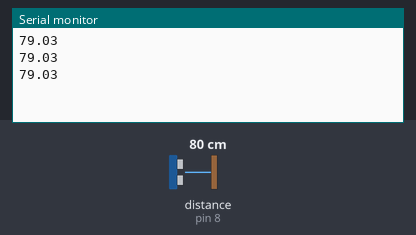
A sketch run on a simulated Arduino Uno, built with avr-gcc and run on an emulated ATmega328P. On the bench: the last lines printed to the serial monitor. Wiring (inferred from the names in the program): ultrasonic range finder: trigger pin 9; echo pin 8. Inputs (shaded band) come from the test bench; at power-on: distance to the obstacle (sensor on pin 8) 80 cm. The echo pulse lasts 58.3 µs per cm.

Above: at 1.3 s.
1.4 s: distance to the obstacle (sensor on pin 8) set to 2 cm
At 1.9 s:
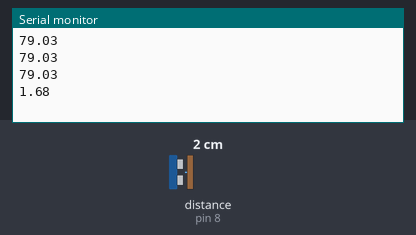
2.9 s: distance to the obstacle (sensor on pin 8) set to 4 cm
At 3.4 s:
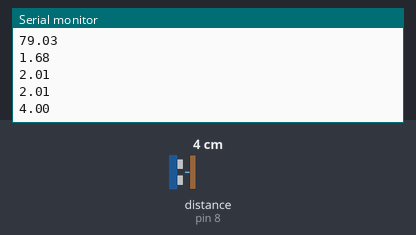
Timing chart, 0 to 5.9 s (numbered marks = the images above; inputs shaded):
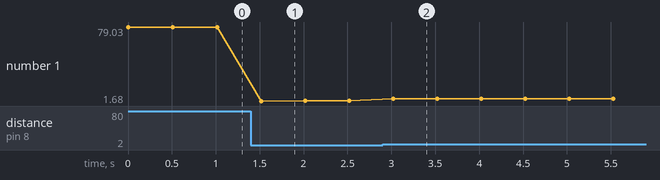

The sketch:

ultrasuoni.ino
```cpp
int pin_trig = 9; // pin TRIG (trigger)
int pin_echo = 8; // pin ECHO

void setup() {
  // inizializza la seriale su cui inviare i dati
  Serial.begin(9600);

  // configura il pin TRIG trigger ad output
  pinMode(pin_trig, OUTPUT);
  // configura in pin ECHO ad input
  pinMode(pin_echo, INPUT);
}

void loop() {
  // impulso di 10 microsecondi sul pin TRIG
  digitalWrite(pin_trig, HIGH);
  delayMicroseconds(10);
  digitalWrite(pin_trig, LOW);

  // Quando il sensore riceve un segnale su TRIG, esegue i seguenti passi, in ordine:
  // - trasmette un segnale acustico
  // - imposta ECHO ad HIGH
  // - attende finche' non riceve il segnale acustico riflesso
  // - imposta ECHO a LOW
  // La funzione pulseIn serve per misurare per quanto tempo ECHO rimane ad HIGH.
  float tempo_microsecondi = pulseIn(pin_echo, HIGH);

  // il tempo sara' quello di andata e poi ritorno del suono, quindi per ottenere la
  // distanza basta dividere per due e moltiplicare per la velocita del suono
  // (che e' di 340.19m/s = 34019cm/s = 0.034019cm/us)
  float distanza_centimetri = (tempo_microsecondi / 2) * 0.034019;

  // scrive il valore sul monitor seriale
  Serial.println(distanza_centimetri);

  // aspetta mezzo secondo, per non sparare dati a raffica
  delay(500);
}
```

Measured:
- after the input at 1.4 s, the serial monitor: prints a new line after 0.12 s (image 1)
- after the input at 2.9 s, the serial monitor: prints a new line after 0.12 s (image 2)
- plotted number 1: 79.03 → 2.01 after the input at 1.4 s, 2.01 → 4 after the input at 2.9 s
